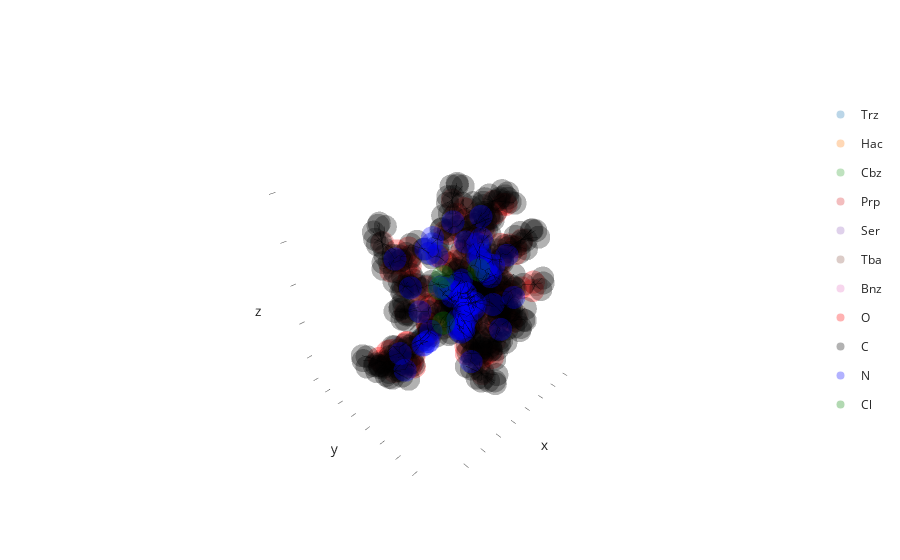

Notebook code cell kept with this figure:
### Code cell
g = mol.make_residue_graph()
g.make_detailed(n_samples=0.7)
g.show()
